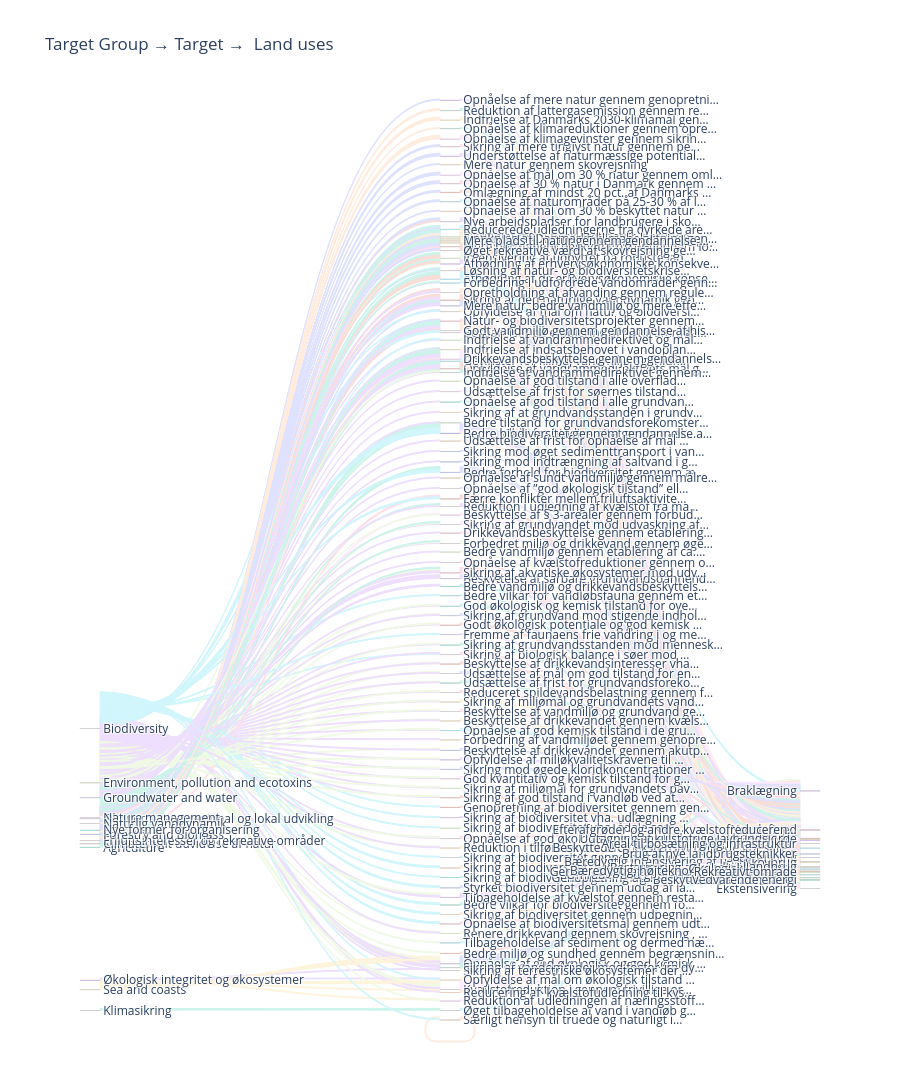

Write notebook code for a chart like this one.
### Code cell
# Brug Plotlys palette
node_colors = plotly.colors.qualitative.Plotly

# Tildel farver til unikke labels (noder)
color_map = {label: node_colors[i % len(node_colors)] for i, label in enumerate(unique_labels)}

# Liste med farver i samme rækkefølge som unique_labels
node_colors_list = [color_map[label] for label in unique_labels]


# Funktion til at lysne farver (uden brug af gennemsigtighed)
def lighten(hex_color, factor=0.5):
    from plotly.colors import hex_to_rgb
    r, g, b = hex_to_rgb(hex_color)
    r = int(r + (255 - r) * factor)
    g = int(g + (255 - g) * factor)
    b = int(b + (255 - b) * factor)
    return f'rgb({r},{g},{b})'

# Lysnet farve til hver link ud fra source-node
link_colors = [lighten(node_colors_list[src], factor=0.8) for src in all_links['source']]



# Trin 3: Sankey-diagram
fig = go.Figure(data=[go.Sankey(
    arrangement='snap',
    node=dict(
        pad=60,
        thickness=20,
        line=dict(color="lightgray", width=0.5),
        label=list(unique_labels),
        color=node_colors_list
    ),
    link=dict(
        source=all_links['source'],
        target=all_links['target'],
        value=all_links['value'],
        color=link_colors
    )
)])
fig.update_layout(title_text="Target Group → Target →  Land uses", font_size=12, height=6000)
fig.show()

### Figure 1 — Plotly figure (JSON) as saved in the notebook; plotly's stock layout.template omitted (floating-point values rounded to 4 significant figures; data arrays with more than 128 entries replaced by an {"elided": "..."} marker saying what was removed)
{"data": [{"arrangement": "snap", "link": {"color": {"elided": "684 str values"}, "source": {"elided": "684 int values"}, "target": {"elided": "684 int values"}, "value": {"elided": "684 int values"}}, "node": {"color": {"elided": "149 str values"}, "label": {"elided": "149 str values"}, "line": {"color": "lightgray", "width": 0.5}, "pad": 60, "thickness": 20}, "type": "sankey"}], "layout": {"font": {"size": 12}, "height": 6000, "title": {"text": "Target Group → Target →  Land uses"}}}
